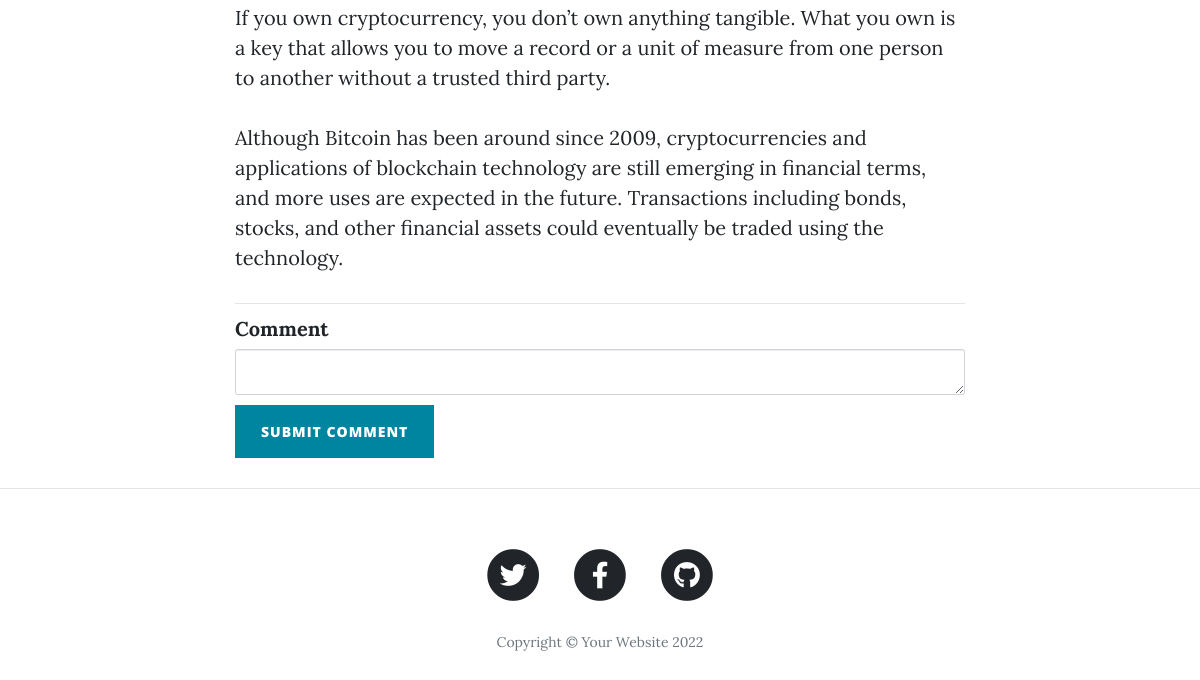
/post/1 (lower part), run on an earlier commit of the app's database.
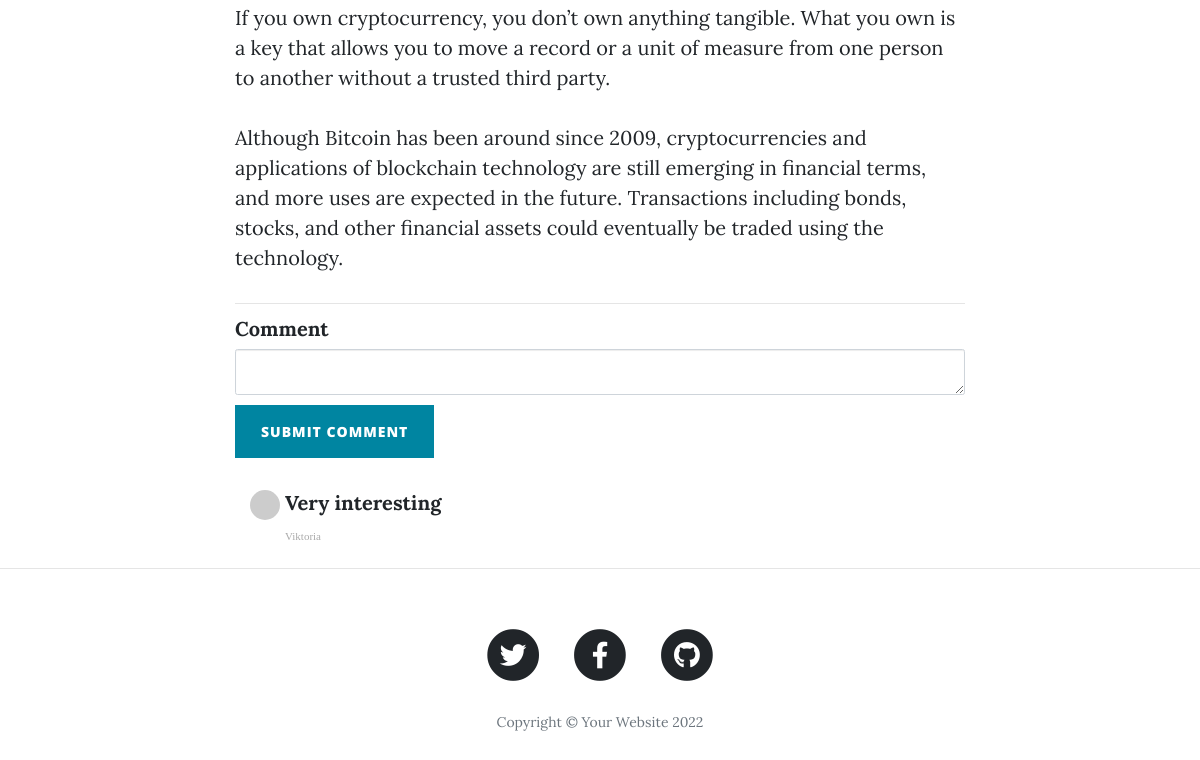
And on a later commit of the database.
### Blog/models.py (models this page shows, shortened)
class BlogPost(db.Model):
    __tablename__ = "blog_posts"
    id = db.Column(db.Integer, primary_key=True)
    author_id = db.Column(db.Integer, db.ForeignKey("users.id"))
    author = relationship("User", back_populates="posts")
    title = db.Column(db.String(250), unique=True, nullable=False)
    subtitle = db.Column(db.String(250), nullable=False)
    date = db.Column(db.String(250), nullable=False)
    body = db.Column(db.Text, nullable=False)
    img_url = db.Column(db.String(250), nullable=False)
    comments = relationship("Comment", back_populates="parent_post")

class Comment(db.Model):
    __tablename__ = "comments"
    id = db.Column(db.Integer, primary_key=True)
    author_id = db.Column(db.Integer, db.ForeignKey("users.id"))
    comment_author = relationship("User", back_populates="comments")
    post_id = db.Column(db.Integer, db.ForeignKey("blog_posts.id"))
    parent_post = relationship("BlogPost", back_populates="comments")
    text = db.Column(db.Text, nullable=False)

class User(UserMixin, db.Model):
    __tablename__ = "users"
    id = db.Column(db.Integer, primary_key=True)
    name = db.Column(db.String(100), nullable=False, unique=False)
    email = db.Column(db.String(100), unique=True, nullable=False)
    password = db.Column(db.String(100), primary_key=False, unique=False, nullable=False)
    posts = relationship("BlogPost", back_populates="author")
    comments = relationship("Comment", back_populates="comment_author")

### Blog/views.py (the view, shortened to what this page needs)
@views.route("/post/<int:post_id>", methods=["GET", "POST"])
def show_post(post_id):
    requested_post = BlogPost.query.get(post_id)
    form = CommentForm()
    return render_template("post.html", post=requested_post, form=form, current_user=current_user)

### Blog/forms.py
class CommentForm(FlaskForm):
    comment_text = CKEditorField("Comment", validators=[DataRequired()])
    submit = SubmitField("Submit comment")

### Blog/templates/post.html (shortened to what this page needs)
{% extends 'bootstrap/base.html' %}
{% import "bootstrap/wtf.html" as wtf %}
{% block content %}
{% include "header.html" %}
  <article>
    <div class="container">
      <div class="row">
        <div class="col-lg-8 col-md-10 mx-auto">
            {{ post.body|safe }}
          <hr>
          {{ wtf.quick_form(form, novalidate=True, button_map={"submit": "primary"}) }}
          <div class="col-lg-8 col-md-10 mx-auto comment">
            {% for comment in post.comments %}
              <ul class="commentList">
                <li>
                    <div class="commenterImage">
                      <img src="{{ comment.comment_author.email|gravatar }}"/>
                    </div>
                    <div class="commentText">
                      <p>{{ comment.text|safe }}</p>
                      <span class="date sub-text">{{ comment.comment_author.name }}</span>
                    </div>
                </li>
              </ul>
            {% endfor %}
            </div>
          </div>
      </div>
    </div>
  </article>
  <hr>
{% include "footer.html" %}
{% endblock %}

### Blog/templates/header.html (shortened to what this page needs)
<!DOCTYPE html>
<html lang="en">
<head>
  <link href="{{ url_for('static', filename='vendor/bootstrap/css/bootstrap.min.css') }}" rel="stylesheet">
  <link href="{{ url_for('static', filename='vendor/fontawesome-free/css/all.min.css')}}" rel="stylesheet" type="text/css">
  <link href="{{ url_for('static', filename='css/clean-blog.min.css')}}" rel="stylesheet">
</head>
<body>

### Blog/templates/footer.html (shortened to what this page needs)
  <footer>
    <div class="container">
      <div class="row">
        <div class="col-lg-8 col-md-10 mx-auto">
          <ul class="list-inline text-center">
            <li class="list-inline-item">
              <a href="#">
                <span class="fa-stack fa-lg">
                  <i class="fas fa-circle fa-stack-2x"></i>
                  <i class="fab fa-twitter fa-stack-1x fa-inverse"></i>
                </span>
              </a>
            </li>
            <li class="list-inline-item">
              <a href="#">
                <span class="fa-stack fa-lg">
                  <i class="fas fa-circle fa-stack-2x"></i>
                  <i class="fab fa-facebook-f fa-stack-1x fa-inverse"></i>
                </span>
              </a>
            </li>
            <li class="list-inline-item">
              <a href="#">
                <span class="fa-stack fa-lg">
                  <i class="fas fa-circle fa-stack-2x"></i>
                  <i class="fab fa-github fa-stack-1x fa-inverse"></i>
                </span>
              </a>
            </li>
          </ul>
          <p class="copyright text-muted">Copyright &copy; Your Website 2022</p>
        </div>
      </div>
    </div>
  </footer>
</body>
</html>

What changed in the data, as far as the page shows it:
added Comment: text "Very interesting", comment_author.name "Viktoria"
